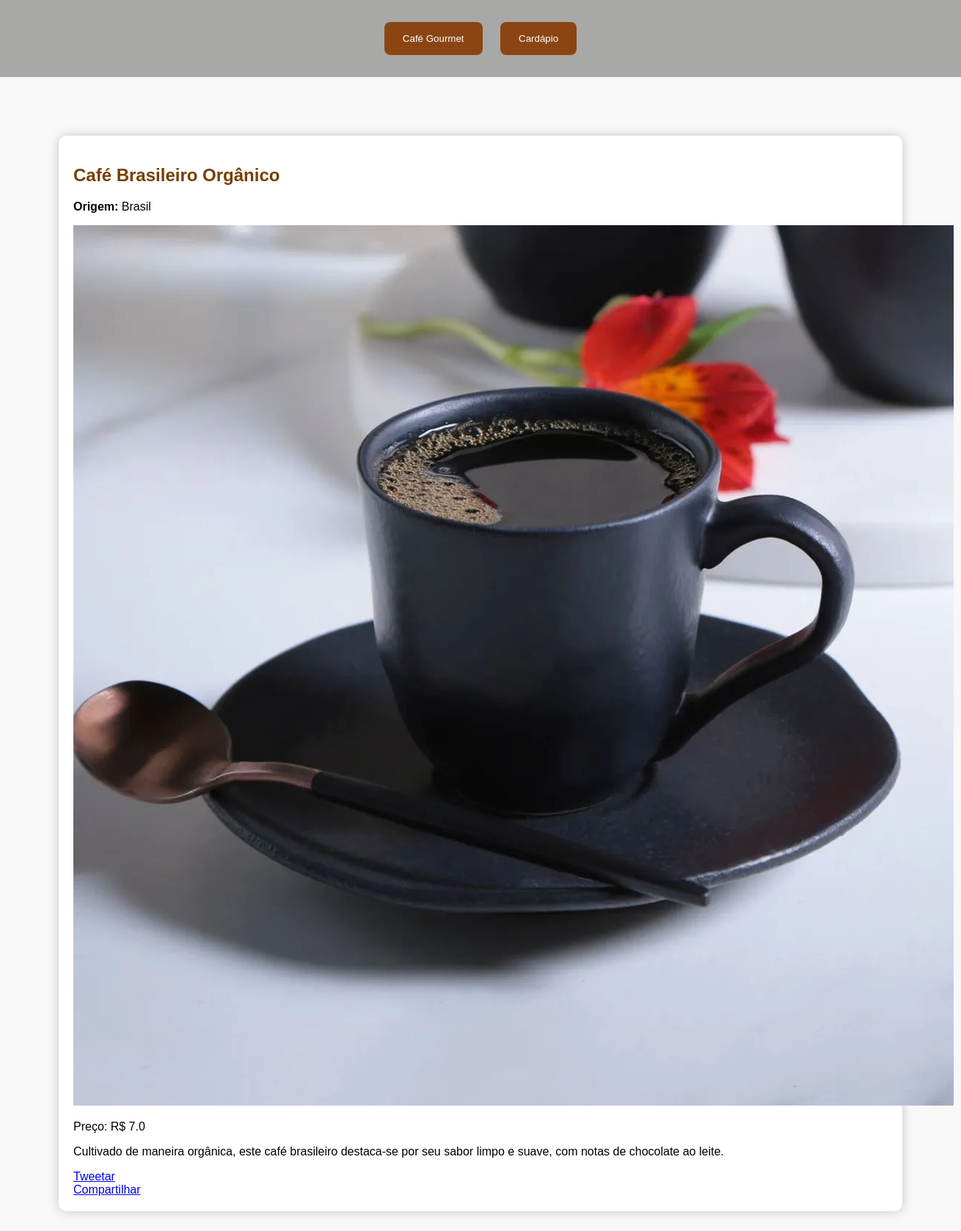
The page /produto/5 on the database its author committed.
### tables this page shows
CREATE TABLE produtos (
    idProduto INTEGER PRIMARY KEY,
    Produto TEXT,
    Valor REAL,
    Descrição TEXT,
    Imagem TEXT,
    nomeOrigem TEXT,
    FOREIGN KEY (nomeOrigem) REFERENCES origem(nomeOrigem)
);

### app.py (the view)
@app.route('/produto/<int:idProduto>')
def detalhes_produto(idProduto):
    produto = query_db('SELECT * FROM produtos WHERE idProduto = ?', (idProduto,), one=True)
    return render_template('descricao_produto.html', produtos=[produto])

### app.py (called while the page is built)
def get_db_connection():
    connection = sqlite3.connect(app.config['DATABASE'])
    connection.row_factory = sqlite3.Row
    return connection

def query_db(query, args=(), one=False):
    with get_db_connection() as connection:
        cursor = connection.execute(query, args)
        results = cursor.fetchall()
        return (results[0] if results else None) if one else results

### templates/descricao_produto.html (shortened to what this page needs)
<!DOCTYPE html>
<html lang="pt-br">
<head>
    <link rel="stylesheet" href="/static/styles.css">
</head>
<body class="common-style">
    <header>
        <button onclick="location.href='/contato'">Café Gourmet</button>
        <button onclick="location.href='/'">Cardápio</button>
    </header>
    <main>
        <section id="descricao_produto" class="category">
            {% for produto in produtos %}
            <div>
                <h2>{{ produto.Produto }}</h2>
                <p><strong>Origem:</strong> {{ produto.nomeOrigem }}</p>
                <img src="{{ url_for('static', filename=produto.Imagem) }}" alt="{{ produto.Produto }}">
                <p>Preço: R$ {{ produto.Valor }}</p>
                <p>{{ produto.Descrição }}</p>
                <div>
                    <a href="https://twitter.com/intent/tweet?url={{ url_for('detalhes_produto', idProduto=produto.idProduto) }}&text=Confira este produto: {{ produto.Produto }}" target="_blank" class="twitter-share-button">Tweetar</a>
                    <div class="fb-share-button" data-href="{{ url_for('detalhes_produto', idProduto=produto.idProduto) }}" data-layout="button" data-size="small">
                        <a target="_blank" href="https://www.facebook.com/sharer/sharer.php?u={{ url_for('detalhes_produto', idProduto=produto.idProduto) }}&amp;src=sdkpreparse" class="fb-xfbml-parse-ignore">Compartilhar</a>
                    </div>
                </div>
            </div>
            {% endfor %}
        </section>
    </main>
</body>
</html>

### static/styles.css (style rules this page uses)
body { font-family: 'Arial', sans-serif; margin: 0; padding: 0; background-color: #f8f8f8; color: #000; }
header { background-color: #a8a8a7; color: white; padding: 20px; text-align: center; }
button, .category-button, #search-btn, .close-button { background-color: #8b4513; color: white; padding: 15px 25px; margin: 10px; border: none; border-radius: 8px; cursor: pointer; transition: background-color 0.3s ease; }
main { padding: 80px; }
.category, .contact-info, .product-item { margin-bottom: 30px; background-color: #fff; border-radius: 10px; padding: 20px; box-shadow: 0 0 15px rgba(0, 0, 0, 0.2); }
h1, h2, h3 { color: #783E00; }

### rows shown on the page
produtos: Produto "Café Brasileiro Orgânico", nomeOrigem "Brasil", Imagem (picture), Valor "7.0", Descrição "Cultivado de maneira orgânica, este café brasileiro destaca-se por seu sabor limpo e suave, com notas de chocolate ao leite."
